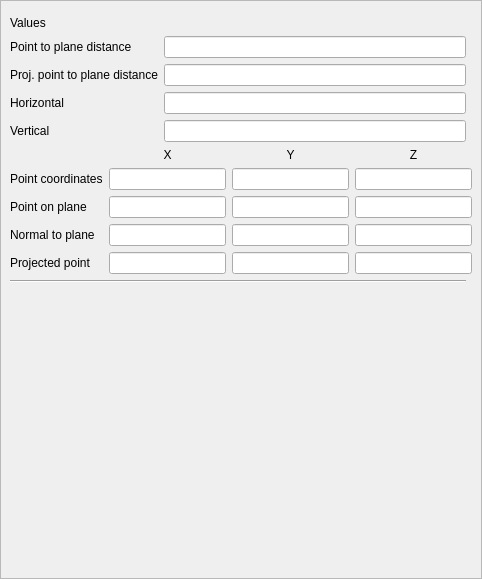
<?xml version="1.0" encoding="UTF-8"?>
<ui version="4.0">
 <class>property_PointToPlanMeasure</class>
 <widget class="QWidget" name="property_PointToPlanMeasure">
  <property name="geometry">
   <rect>
    <x>0</x>
    <y>0</y>
    <width>482</width>
    <height>579</height>
   </rect>
  </property>
  <property name="sizePolicy">
   <sizepolicy hsizetype="Maximum" vsizetype="Preferred">
    <horstretch>0</horstretch>
    <verstretch>0</verstretch>
   </sizepolicy>
  </property>
  <property name="maximumSize">
   <size>
    <width>600</width>
    <height>16777215</height>
   </size>
  </property>
  <property name="windowTitle">
   <string>Point to plane properties</string>
  </property>
  <layout class="QGridLayout" name="gridLayout_3">
   <property name="leftMargin">
    <number>0</number>
   </property>
   <property name="topMargin">
    <number>0</number>
   </property>
   <property name="rightMargin">
    <number>0</number>
   </property>
   <property name="bottomMargin">
    <number>0</number>
   </property>
   <item row="0" column="0">
    <widget class="QScrollArea" name="scrollArea">
     <property name="widgetResizable">
      <bool>true</bool>
     </property>
     <widget class="QWidget" name="scrollAreaWidgetContents">
      <property name="geometry">
       <rect>
        <x>0</x>
        <y>0</y>
        <width>480</width>
        <height>577</height>
       </rect>
      </property>
      <layout class="QGridLayout" name="gridLayout_2">
       <item row="4" column="0">
        <widget class="QLabel" name="PtPDist_2">
         <property name="text">
          <string>Horizontal</string>
         </property>
        </widget>
       </item>
       <item row="4" column="1">
        <widget class="QDoubleEdit" name="HorizontalInfield">
         <property name="enabled">
          <bool>true</bool>
         </property>
         <property name="frame">
          <bool>true</bool>
         </property>
         <property name="readOnly">
          <bool>true</bool>
         </property>
        </widget>
       </item>
       <item row="1" column="0">
        <widget class="QLabel" name="ValuesLabel">
         <property name="text">
          <string>Values</string>
         </property>
        </widget>
       </item>
       <item row="2" column="0">
        <widget class="QLabel" name="PtPDist">
         <property name="text">
          <string>Point to plane distance</string>
         </property>
        </widget>
       </item>
       <item row="10" column="0">
        <spacer name="verticalSpacer">
         <property name="orientation">
          <enum>Qt::Vertical</enum>
         </property>
         <property name="sizeHint" stdset="0">
          <size>
           <width>0</width>
           <height>0</height>
          </size>
         </property>
        </spacer>
       </item>
       <item row="9" column="0" colspan="3">
        <widget class="GenericPropertiesFeet" name="genericPropsFeetWidget" native="true"/>
       </item>
       <item row="2" column="1">
        <widget class="QDoubleEdit" name="PtoPDistInfield">
         <property name="enabled">
          <bool>true</bool>
         </property>
         <property name="frame">
          <bool>true</bool>
         </property>
         <property name="readOnly">
          <bool>true</bool>
         </property>
        </widget>
       </item>
       <item row="0" column="0" colspan="3">
        <widget class="GenericPropertiesHead" name="genericPropsHeadWidget" native="true"/>
       </item>
       <item row="5" column="0">
        <widget class="QLabel" name="PtPDist_3">
         <property name="text">
          <string>Vertical</string>
         </property>
        </widget>
       </item>
       <item row="6" column="0" colspan="3">
        <layout class="QGridLayout" name="gridLayout">
         <item row="1" column="1">
          <widget class="QDoubleEdit" name="PointCoordXInfield">
           <property name="enabled">
            <bool>true</bool>
           </property>
           <property name="readOnly">
            <bool>true</bool>
           </property>
          </widget>
         </item>
         <item row="3" column="3">
          <widget class="QDoubleEdit" name="NormalToPlaneZInfield">
           <property name="enabled">
            <bool>true</bool>
           </property>
           <property name="readOnly">
            <bool>true</bool>
           </property>
          </widget>
         </item>
         <item row="4" column="1">
          <widget class="QDoubleEdit" name="ProjPointXInfield">
           <property name="enabled">
            <bool>true</bool>
           </property>
           <property name="readOnly">
            <bool>true</bool>
           </property>
          </widget>
         </item>
         <item row="1" column="3">
          <widget class="QDoubleEdit" name="PointCoordZInfield">
           <property name="enabled">
            <bool>true</bool>
           </property>
           <property name="readOnly">
            <bool>true</bool>
           </property>
          </widget>
         </item>
         <item row="3" column="1">
          <widget class="QDoubleEdit" name="NormalToPlaneXInfield">
           <property name="enabled">
            <bool>true</bool>
           </property>
           <property name="readOnly">
            <bool>true</bool>
           </property>
          </widget>
         </item>
         <item row="1" column="2">
          <widget class="QDoubleEdit" name="PointCoordYInfield">
           <property name="enabled">
            <bool>true</bool>
           </property>
           <property name="readOnly">
            <bool>true</bool>
           </property>
          </widget>
         </item>
         <item row="0" column="1">
          <widget class="QLabel" name="XLabel">
           <property name="text">
            <string>X</string>
           </property>
           <property name="alignment">
            <set>Qt::AlignCenter</set>
           </property>
          </widget>
         </item>
         <item row="0" column="3">
          <widget class="QLabel" name="ZLabel">
           <property name="text">
            <string>Z</string>
           </property>
           <property name="alignment">
            <set>Qt::AlignCenter</set>
           </property>
          </widget>
         </item>
         <item row="3" column="2">
          <widget class="QDoubleEdit" name="NormalToPlaneYInfield">
           <property name="enabled">
            <bool>true</bool>
           </property>
           <property name="readOnly">
            <bool>true</bool>
           </property>
          </widget>
         </item>
         <item row="4" column="2">
          <widget class="QDoubleEdit" name="ProjPointYInfield">
           <property name="enabled">
            <bool>true</bool>
           </property>
           <property name="readOnly">
            <bool>true</bool>
           </property>
          </widget>
         </item>
         <item row="1" column="0">
          <widget class="QLabel" name="PointCoordLabel">
           <property name="text">
            <string>Point coordinates</string>
           </property>
          </widget>
         </item>
         <item row="2" column="3">
          <widget class="QDoubleEdit" name="PointOnPlaneZInfield">
           <property name="enabled">
            <bool>true</bool>
           </property>
           <property name="readOnly">
            <bool>true</bool>
           </property>
          </widget>
         </item>
         <item row="4" column="3">
          <widget class="QDoubleEdit" name="ProjPointZInfield">
           <property name="enabled">
            <bool>true</bool>
           </property>
           <property name="readOnly">
            <bool>true</bool>
           </property>
          </widget>
         </item>
         <item row="0" column="2">
          <widget class="QLabel" name="YLabel">
           <property name="text">
            <string>Y</string>
           </property>
           <property name="alignment">
            <set>Qt::AlignCenter</set>
           </property>
          </widget>
         </item>
         <item row="3" column="0">
          <widget class="QLabel" name="NormalToPlaneLabel">
           <property name="text">
            <string>Normal to plane</string>
           </property>
          </widget>
         </item>
         <item row="2" column="0">
          <widget class="QLabel" name="PointOnPlaneLabel">
           <property name="text">
            <string>Point on plane</string>
           </property>
          </widget>
         </item>
         <item row="2" column="2">
          <widget class="QDoubleEdit" name="PointOnPlaneYInfield">
           <property name="enabled">
            <bool>true</bool>
           </property>
           <property name="readOnly">
            <bool>true</bool>
           </property>
          </widget>
         </item>
         <item row="2" column="1">
          <widget class="QDoubleEdit" name="PointOnPlaneXInfield">
           <property name="enabled">
            <bool>true</bool>
           </property>
           <property name="readOnly">
            <bool>true</bool>
           </property>
          </widget>
         </item>
         <item row="4" column="0">
          <widget class="QLabel" name="ProjectedPointLabel">
           <property name="text">
            <string>Projected point</string>
           </property>
          </widget>
         </item>
        </layout>
       </item>
       <item row="8" column="0" colspan="2">
        <widget class="Line" name="line_2">
         <property name="orientation">
          <enum>Qt::Horizontal</enum>
         </property>
        </widget>
       </item>
       <item row="5" column="1">
        <widget class="QDoubleEdit" name="VerticalInfield">
         <property name="enabled">
          <bool>true</bool>
         </property>
         <property name="frame">
          <bool>true</bool>
         </property>
         <property name="readOnly">
          <bool>true</bool>
         </property>
        </widget>
       </item>
       <item row="3" column="0">
        <widget class="QLabel" name="PtPDist_4">
         <property name="text">
          <string>Proj. point to plane distance</string>
         </property>
        </widget>
       </item>
       <item row="3" column="1">
        <widget class="QDoubleEdit" name="ProjPtoPDistInfield">
         <property name="enabled">
          <bool>true</bool>
         </property>
         <property name="frame">
          <bool>true</bool>
         </property>
         <property name="readOnly">
          <bool>true</bool>
         </property>
        </widget>
       </item>
      </layout>
     </widget>
    </widget>
   </item>
  </layout>
 </widget>
 <customwidgets>
  <customwidget>
   <class>GenericPropertiesHead</class>
   <extends>QWidget</extends>
   <header location="global">GenericPropertiesHead.h</header>
   <container>1</container>
  </customwidget>
  <customwidget>
   <class>GenericPropertiesFeet</class>
   <extends>QWidget</extends>
   <header>GenericPropertiesFeet.h</header>
   <container>1</container>
  </customwidget>
  <customwidget>
   <class>QDoubleEdit</class>
   <extends>QLineEdit</extends>
   <header>qdoubleedit.h</header>
  </customwidget>
 </customwidgets>
 <tabstops>
  <tabstop>scrollArea</tabstop>
  <tabstop>PtoPDistInfield</tabstop>
  <tabstop>ProjPtoPDistInfield</tabstop>
  <tabstop>HorizontalInfield</tabstop>
  <tabstop>VerticalInfield</tabstop>
  <tabstop>PointCoordXInfield</tabstop>
  <tabstop>PointCoordYInfield</tabstop>
  <tabstop>PointCoordZInfield</tabstop>
  <tabstop>PointOnPlaneXInfield</tabstop>
  <tabstop>PointOnPlaneYInfield</tabstop>
  <tabstop>PointOnPlaneZInfield</tabstop>
  <tabstop>NormalToPlaneXInfield</tabstop>
  <tabstop>NormalToPlaneYInfield</tabstop>
  <tabstop>NormalToPlaneZInfield</tabstop>
  <tabstop>ProjPointXInfield</tabstop>
  <tabstop>ProjPointYInfield</tabstop>
  <tabstop>ProjPointZInfield</tabstop>
 </tabstops>
 <resources>
  <include location="../../../openscantools.qrc"/>
 </resources>
 <connections/>
</ui>
